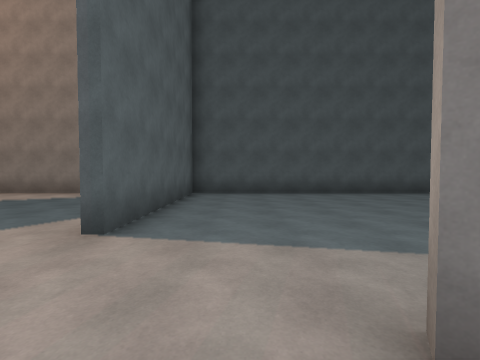
View 1 (above)

16 first-person views from a walk through a Unity game level. The camera is 1.4 m above the floor, tilts 2° down and sees 85° across. The floor is counted in squares, 2 m on a side. Each view is taken from the middle of a square. On the plan, view 1 faces up. The plan holds only what a view shows up to about 9 squares ahead; the rest is blank. The place goes on beyond the plan. The player character is not drawn. Surface patterns are stand-ins for the level's own textures.

View 2
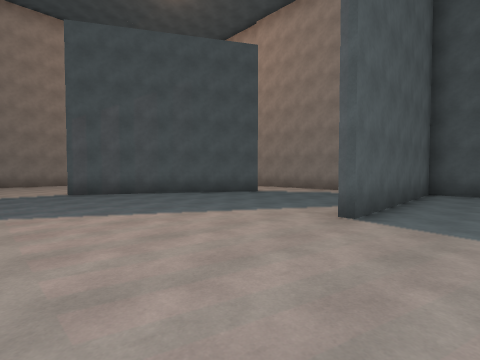

View 3
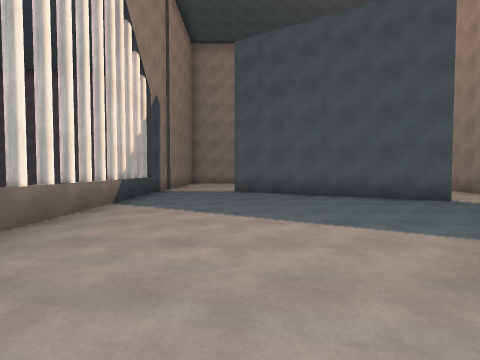

View 4
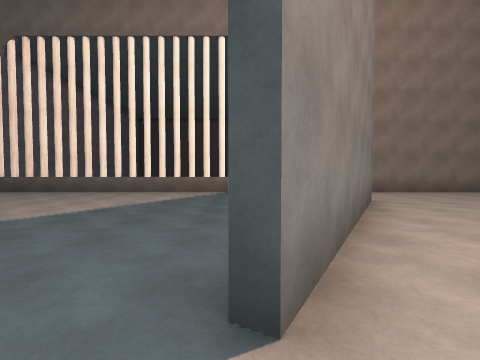

View 5
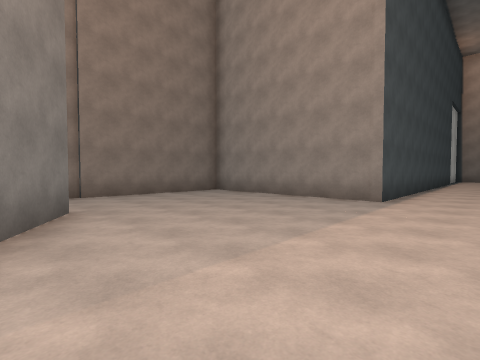

View 6
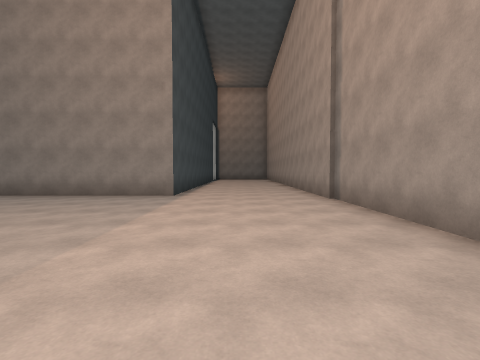

View 7
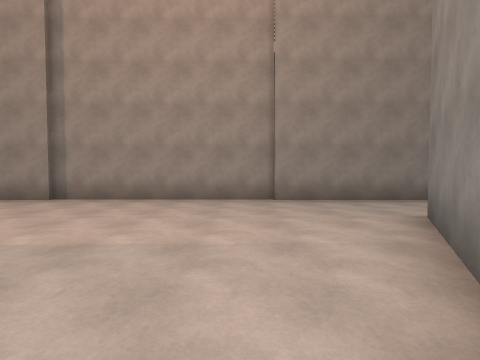

View 8
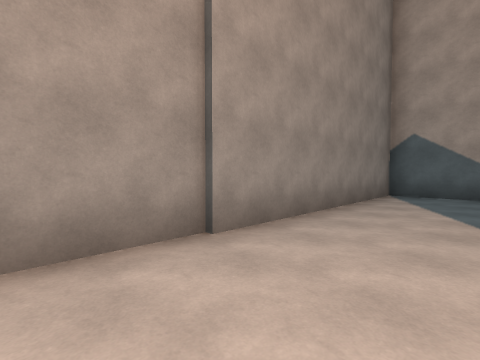

View 9
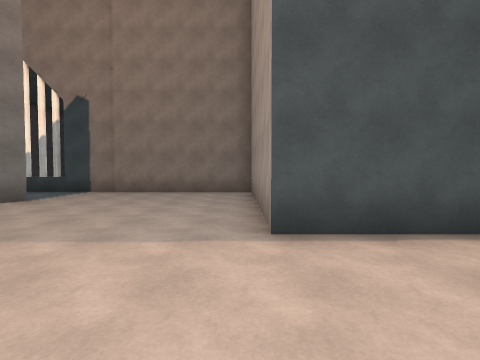

View 10
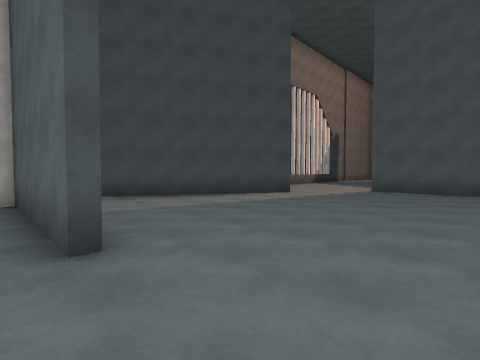

View 11
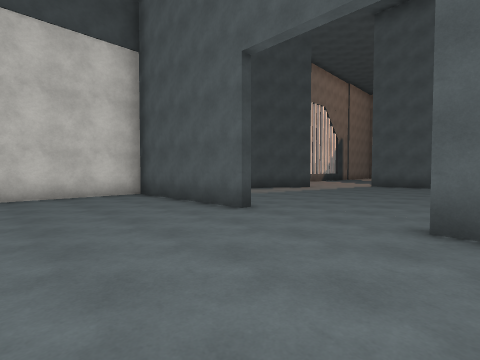

View 12
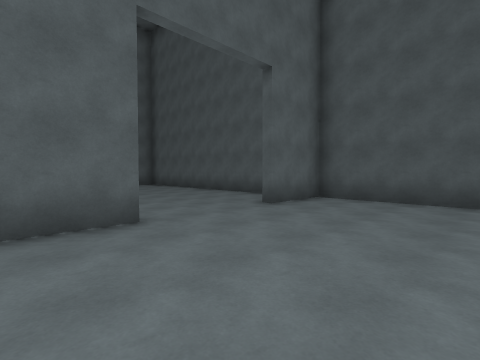

View 13
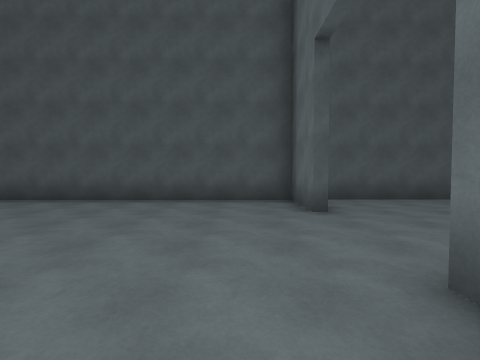

View 14
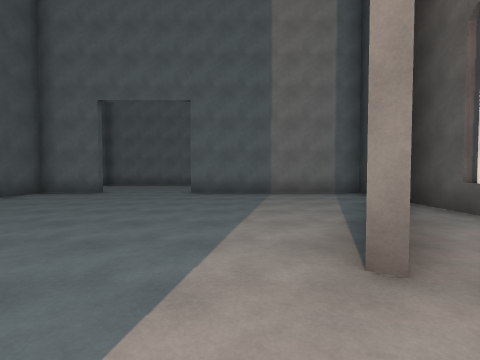

View 15
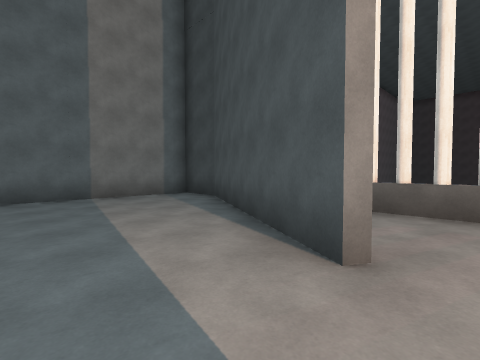

View 16
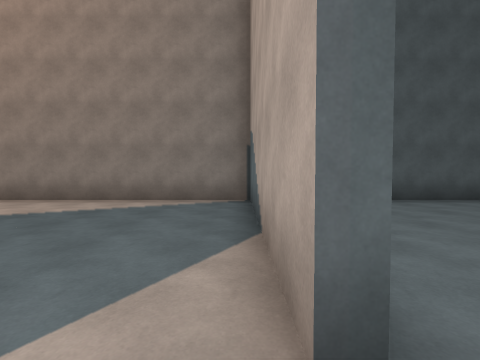

### Floor plan
Points are (right, up) in squares from view 1. A wall is a line through its corners. A room is listed if a view was taken in it or the views show most of it. See-through windows are left out.
Room 1 (views 1, 2, 3, 4, 5, 6, 7, 8, 9, 16)
walls: (-5.9, 5.8) (-8.9, 0.8); (-9.1, 0.9) (-6.1, 6); (-8, -1.8) (-6.9, -1.6); (-5.5, -1.7) (-4.8, -1.8); (-1.5, 2.9) (-1.7, 2.9) (-1.7, 8.2) (-16, 8.2); (-3.9, -1.7) (-2.8, -1.9); (-3.9, -1.9) (-2.8, -1.7); (-1.9, -1.8) (-0.4, -1.6); (-16.5, 4.1) (-14.4, 4.1) (-14.4, -1.1); (-14.5, -1.7) (4.8, -1.7); (0.1, -1.7) (1.2, -1.9); (0, -1.9) (1.6, -1.6)
ways out: opening at (-0.5, 2) to room 2
Room 2 (views 10, 11, 12, 13, 14, 15)
walls: (7.2, 6.4) (7.2, 8.2) (-1.5, 8.2) (-1.5, 2.9); (0.8, 1.1) (5.8, -1.7) (7.2, -1.7) (7.2, 3.5) (7.5, 3.5) (7.5, -0.8) (10.8, -0.8); (11.3, 8.5) (7.5, 8.5) (7.5, 6.4)
ways out: opening at (-0.5, 2) to room 1

Positions as (right, up) in squares from view 1, and headings:
1: (0, 0), facing up
2: (0, -1), facing up-left
3: (0, 1), facing left
4: (-6, 7), facing down
5: (-8, 6), facing down-left
6: (-7, 6), facing left
7: (-9, 2), facing up
8: (-10, 6), facing up-right
9: (-14, 7), facing down
10: (8, 6), facing down-left
11: (11, 7), facing down-left
12: (11, 2), facing up-left
13: (6, 2), facing up
14: (-1, 2), facing right
15: (0, 3), facing down-right
16: (-2, 2), facing up
